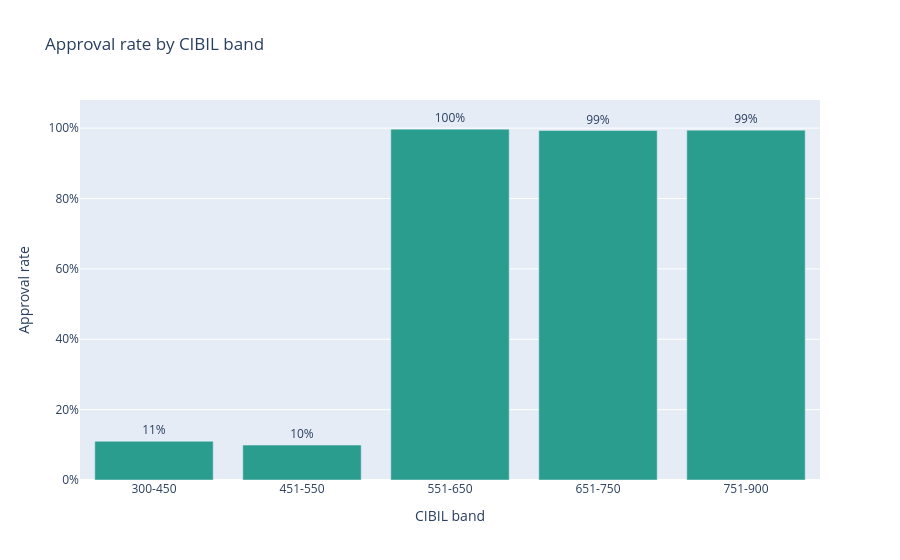

The cell this chart's notebook holds for it:
### Markdown cell above
## 1. CIBIL score

### Code cell
charts.approval_by_cibil_band(df)

### Figure 1 — Plotly figure (JSON) as saved in the notebook; plotly's stock layout.template omitted (floating-point values rounded to 4 significant figures)
{"data": [{"alignmentgroup": "True", "customdata": [[1053, 116], [736, 73], [688, 686], [739, 734], [1053, 1047]], "hovertemplate": "cibil_band=%{x}<br>approval_rate=%{y}<br>text=%{text}<br>applications=%{customdata[0]}<br>approved=%{customdata[1]}<extra></extra>", "legendgroup": "", "marker": {"color": "#2a9d8f", "pattern": {"shape": ""}}, "name": "", "offsetgroup": "", "orientation": "v", "showlegend": false, "text": ["11%", "10%", "100%", "99%", "99%"], "textposition": "outside", "type": "bar", "x": ["300-450", "451-550", "551-650", "651-750", "751-900"], "xaxis": "x", "y": [0.1102, 0.09918, 0.9971, 0.9932, 0.9943], "yaxis": "y"}], "layout": {"barmode": "relative", "legend": {"tracegroupgap": 0}, "title": {"text": "Approval rate by CIBIL band"}, "xaxis": {"anchor": "y", "domain": [0.0, 1.0], "title": {"text": "CIBIL band"}, "type": "category"}, "yaxis": {"anchor": "x", "domain": [0.0, 1.0], "range": [0, 1.08], "tickformat": ".0%", "title": {"text": "Approval rate"}}}}
